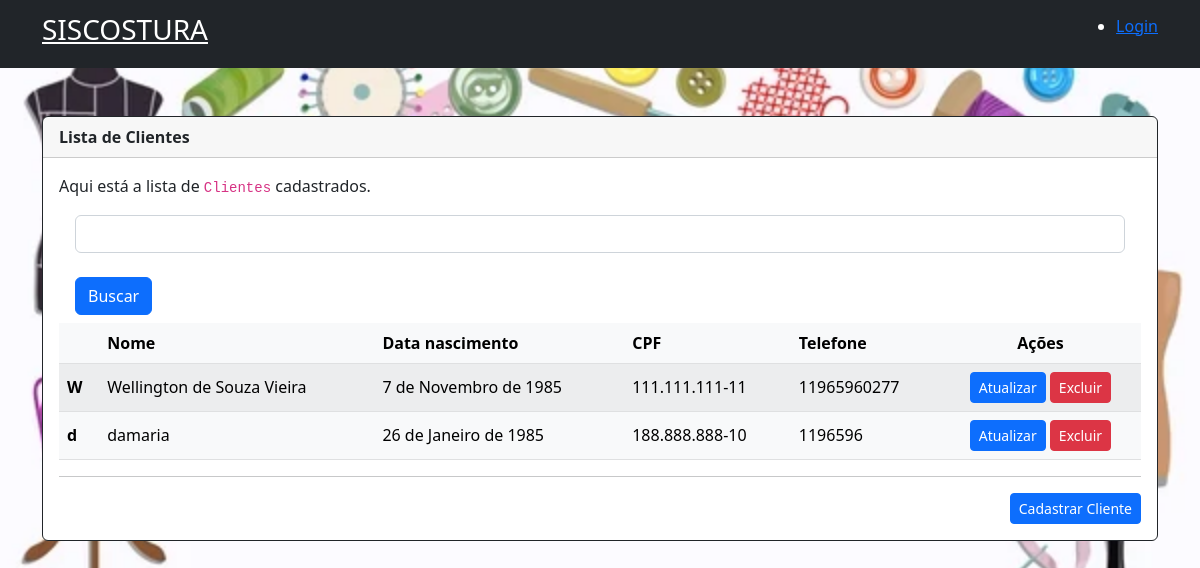
Screenshot of /clientes/lista with the database file from the repository.
### siscostura/models.py (models this page shows, shortened)
class Cliente(models.Model):
    nome = models.CharField(
        max_length=300,
        null=False,
        blank=False
    )
    data_nascimento = models.DateField(
        null=True,
        blank=True
    )
    cpf = models.CharField(
        max_length=15,
        null=True,
        blank=True
    )
    telefone = models.CharField(
        max_length=15,
        null=True,
        blank=True
    )
    endereco_logradouro = models.CharField(
        max_length=300,
        null=True,
        blank=True
    )
    endereco_numero = models.CharField(
        max_length=30,
        null=True,
        blank=True
    )
    endereco_complemento = models.CharField(
        max_length=100,
        null=True,
        blank=True
    )
    endereco_complemento = models.CharField(
        max_length=100,
        null=True,
        blank=True
    )
    endereco_cep = models.CharField(
        max_length=15,
        null=True,
        blank=True
    )
    endereco_bairro = models.CharField(
        max_length=100,
        null=True,
        blank=True
    )
    endereco_cidade = models.CharField(
        max_length=100,
        null=True,
        blank=True
    )
    endereco_estado = models.CharField(
        max_length=100,
        null=True,
        blank=True
    )
    observacao = models.TextField(
        max_length=2000,
        null=True,
        blank=True
    )
    objetos = models.Manager()
    class Meta:
        db_table = "cliente"

### website/views.py (the view)
# urls.py: path('clientes/lista', views.ListaclientesView.as_view(),
class ListaclientesView(ListView):
    template_name = "website/clientes/lista.html"
    model = Cliente
    context_object_name = "clientes"
    def get_queryset(self):
        queryset = super().get_queryset()
        term = self.request.GET.get('search')
        print(term)
        if term:
            return queryset.filter(nome__icontains=term)
        return queryset

### website/templatetags/primeira_letra.py (called while the page is built)
@register.filter
@stringfilter
def primeira_letra(value):
    return list(value)[0]

### website/templates/website/clientes/lista.html (shortened to what this page needs)
{% extends "website/_layouts/base.html" %}
{% load primeira_letra %}
{% block conteudo %}
    <div class="container mt-5">
        <div class="row">
            <div class="col-lg-12 col-md-12 col-sm-12 col-xs-12">
                <div class="card border-dark" data-aos="fade-in" data-aos-duration="750">
                <div class="card-header"><b>Lista de Clientes</b></div>
                    <div class="card-body">
                        {% if clientes|length > 0 %}
                            <p class="card-text">Aqui está a lista de <code>Clientes</code> cadastrados.</p>
                            <form class="form-inline" action="{%url 'website:lista_clientes' %}" >
                                <div class="form-group mx-sm-3 mb-2">
                                    <input class="form-control" type="search" name="search">
                                    <br/>
                                    <button class="btn btn-primary" type="submit"> Buscar </button>
                                </div>
                            </form>
                            <table class="table table-light table-striped table-hover align-middle">
                                <thead>
                                <tr>
                                    <th scope="col"></th>
                                    <th scope="col">Nome</th>
                                    <th scope="col">Data nascimento</th>
                                    <th scope="col">CPF</th>
                                    <th scope="col">Telefone</th>
                                    <th scope="col" class="text-center">Ações</th>
                                </tr>
                                </thead>
                                <tbody>
                                {% for cliente in clientes %}
                                    <tr>
                                        <th scope="row">{{ cliente.nome|primeira_letra }}</th>
                                        <td>{{ cliente.nome }}</td>
                                        <td>{{ cliente.data_nascimento }}</td>
                                        <td>{{ cliente.cpf }}</td>
                                        <td>{{ cliente.telefone }}</td>
                                        <td class="text-center">
                                            <a href="{% url 'website:atualiza_cliente' pk=cliente.id %}"
                                               class="btn btn-primary btn-sm">
                                                Atualizar
                                            </a>
                                            <a href="{% url 'website:deleta_cliente' pk=cliente.id %}"
                                               class="btn btn-danger btn-sm">
                                                Excluir
                                            </a>
                                        </td>
                                    </tr>
                                {% endfor %}
                                </tbody>
                            </table>
                        {% else %}
                            <div class="text-center mt-5 mb-5 jumbotron">
                                <h5>Nenhum <code>Cliente</code> cadastrado ainda.</h5>
                            </div>
                        {% endif %}
                        <hr/>
                        <div class="text-end">
                            <a href="{% url 'website:cadastra_cliente' %}" class="btn btn-primary btn-sm">
                                Cadastrar Cliente
                            </a>
                        </div>
                    </div>
                </div>
            </div>
        </div>
    </div>
{% endblock %}

### website/static/website/css/master.css (style rules this page uses)
body { background: url("/static/website/img/corte_costura.webp") no-repeat top center fixed; background-size: cover; }

### rows the page displays
Cliente: nome|primeira_letra "W", nome "Wellington de Souza Vieira", data_nascimento "7 de Novembro de 1985", cpf "111.111.111-11", telefone "11965960277"
Cliente: nome|primeira_letra "d", nome "damaria", data_nascimento "26 de Janeiro de 1985", cpf "188.888.888-10", telefone "1196596"
